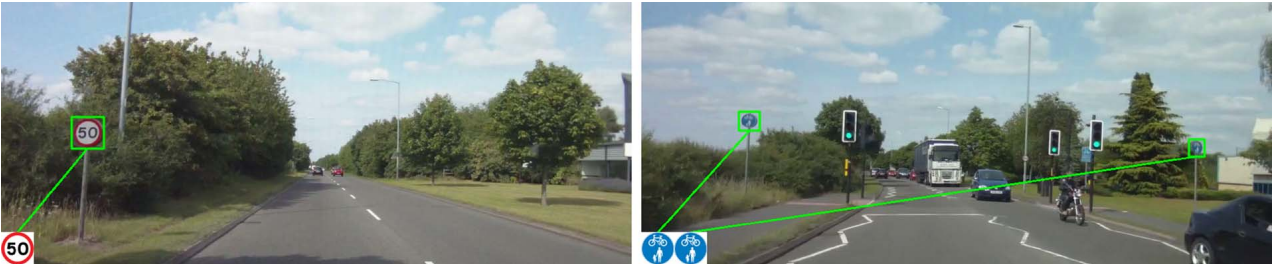
#> input picture pic/example_TSR.png, 1273 x 264 px
$ python -i HSVEnhancer.py   (imports and definitions only)
#> lines starting #> are read from the running program, lines starting #| are printed output that depends on the picture
#> further down, picture is the input picture: shape (264, 1273, 3); mean B, G, R 131.9, 138.2, 127.9
from cv2 import cvtColor, COLOR_BGR2HSV, COLOR_HSV2BGR
import numpy as np

# cv2 BGR standard

def log2_sat(x):
    return np.log2(x + 1)

def sqrt_sat(x):
    return np.sqrt(x)

def quad_comp(x):
    return x * x

class HSVEnhancer:
    def __init__(self, saturate=sqrt_sat, compress=quad_comp):
        self.saturate = saturate
        self.compress = compress

    def enhance(self, img):
        rb = img.copy()
        g = img.copy()
        rb[..., 1] = 0
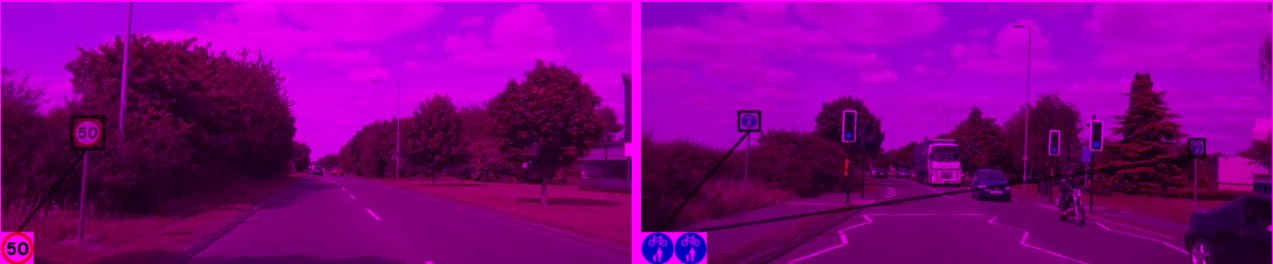
#> rb: shape (264, 1273, 3); mean B, G, R 131.9, 0, 127.9
        g[..., [0, 2]] = 0
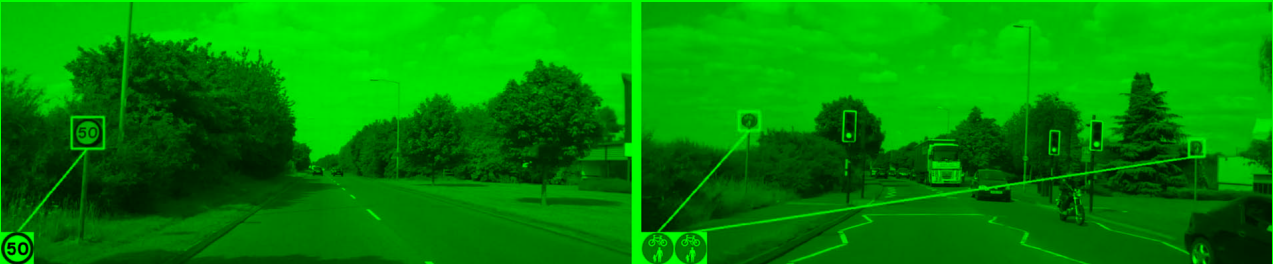
#> g: shape (264, 1273, 3); mean B, G, R 0, 138.2, 0
        hsv_rb = cvtColor(rb, COLOR_BGR2HSV)
#> hsv_rb: shape (264, 1273, 3); mean H, S, V 150.9, 255, 140.4
        hsv_g = cvtColor(g, COLOR_BGR2HSV)
#> hsv_g: shape (264, 1273, 3); mean H, S, V 60, 255, 138.2
        hsv_rb[..., 2] = self.saturate(hsv_rb[..., 2] / 255) * 255
#> in sqrt_sat, `return np.sqrt(x)`:
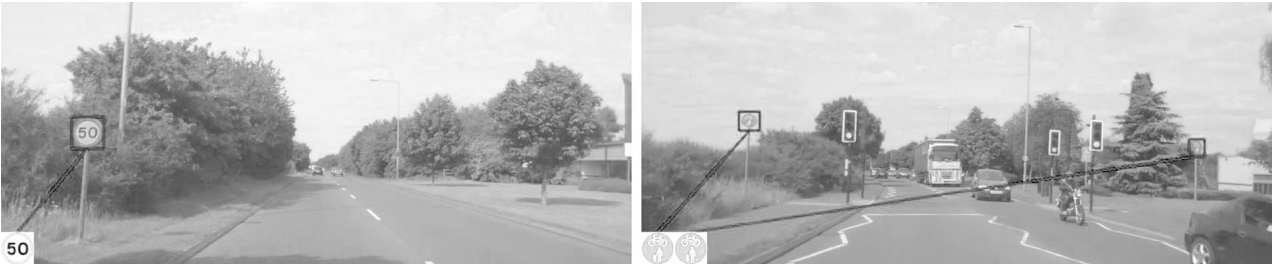
#> returned value: shape (264, 1273) float64; min 0, max 1, mean 0.717
#> hsv_rb: shape (264, 1273, 3); mean H, S, V 150.9, 255, 182.3
        hsv_g[..., 2] = self.compress(hsv_g[..., 2] / 255) * 255
#> in quad_comp, `return x * x`:
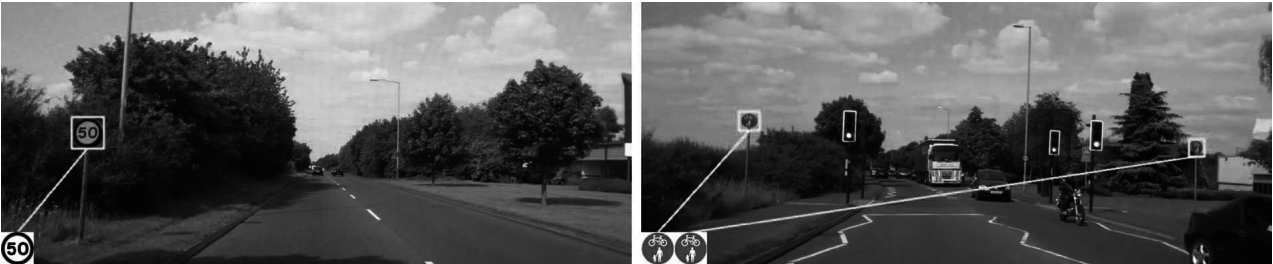
#> returned value: shape (264, 1273) float64; min 0, max 1, mean 0.354
#> hsv_g: shape (264, 1273, 3); mean H, S, V 60, 255, 89.9
        result = cvtColor(hsv_rb, COLOR_HSV2BGR) + cvtColor(hsv_g, COLOR_HSV2BGR)
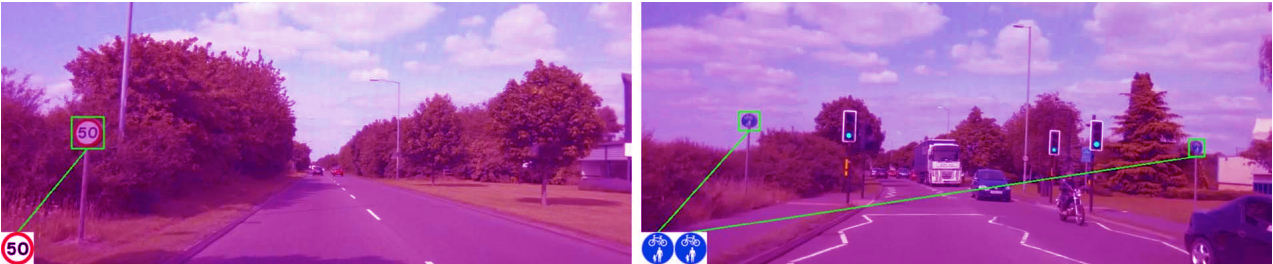
#> result: shape (264, 1273, 3); mean B, G, R 167.9, 89.9, 167.9
        return result

>>> import cv2
>>> picture = cv2.imread('../pic/example_TSR.png')
>>> result = HSVEnhancer().enhance(picture)
